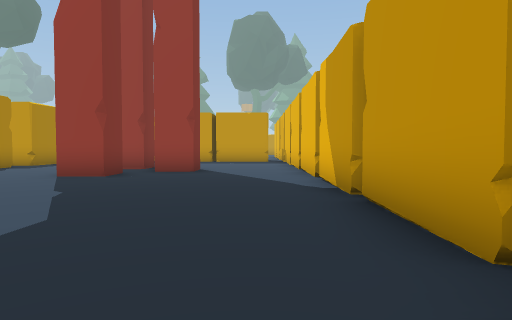
View 1 (above)

24 first-person views from a walk through a scene from a Unity 3-D project. The camera is 1.2 m above the floor, tilts 2° down and sees 75° across. The floor is counted in squares, 2 m on a side. Each view is taken from the middle of a square. On the plan, view 1 faces up. The plan holds only what a view shows up to about 10 squares ahead; the rest is blank. The place goes on beyond the plan.

View 2
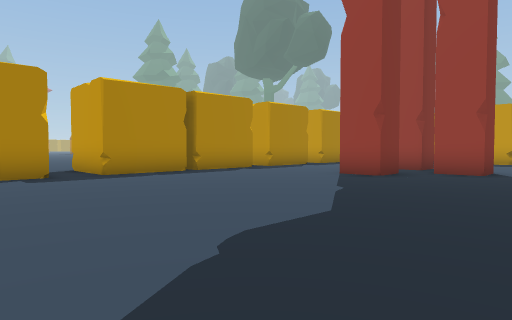

View 3
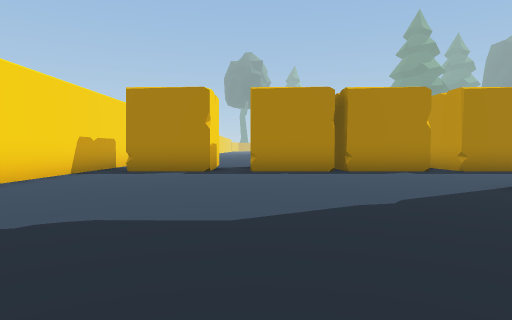

View 4
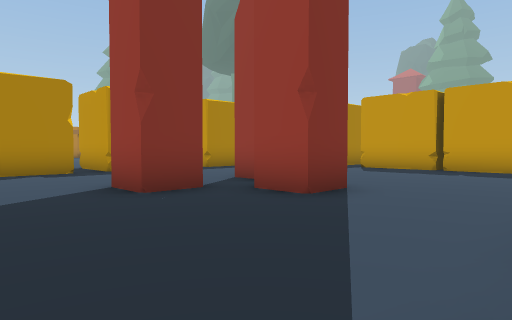

View 5
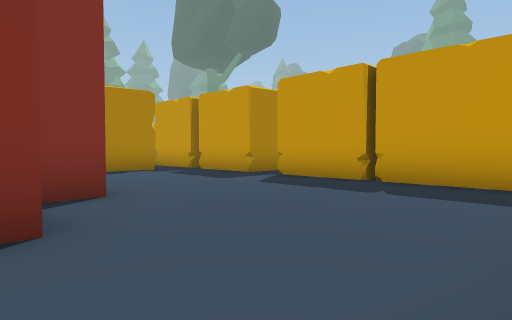

View 6
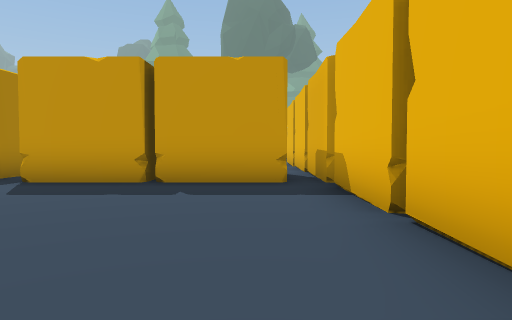

View 7
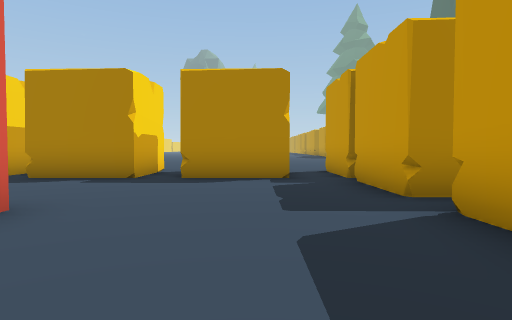

View 8
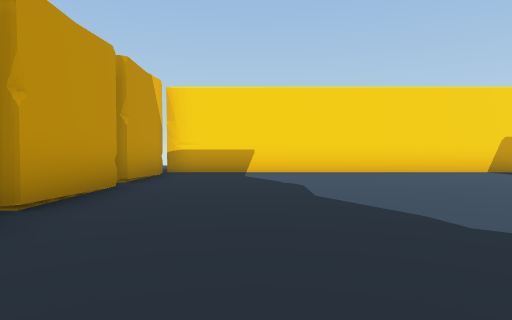

View 9
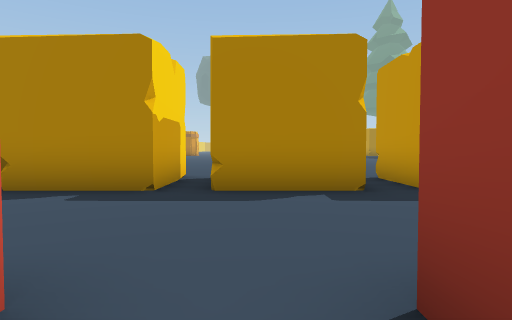

View 10
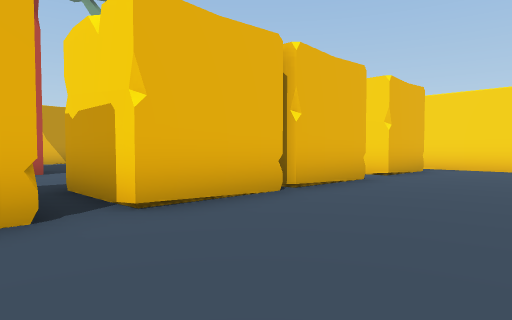

View 11
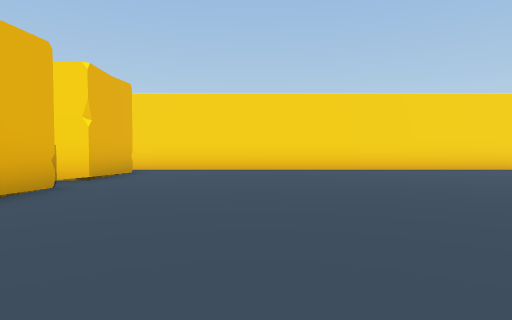

View 12
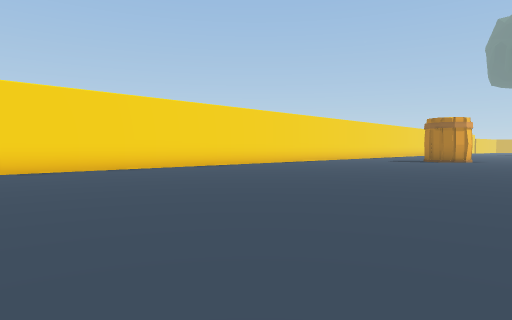

View 13
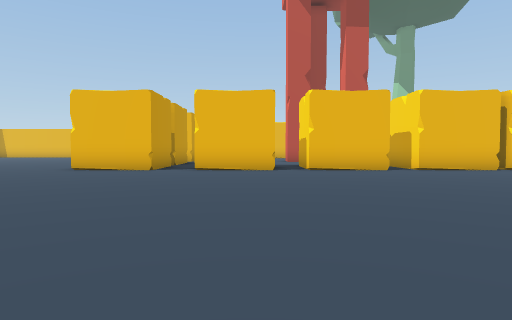

View 14
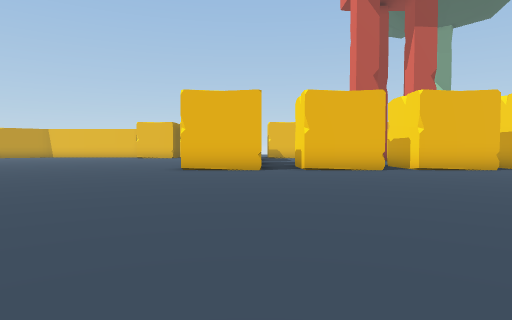

View 15
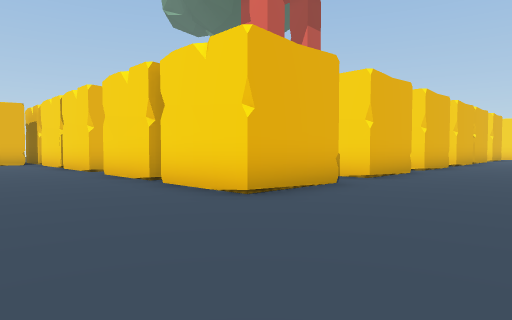

View 16
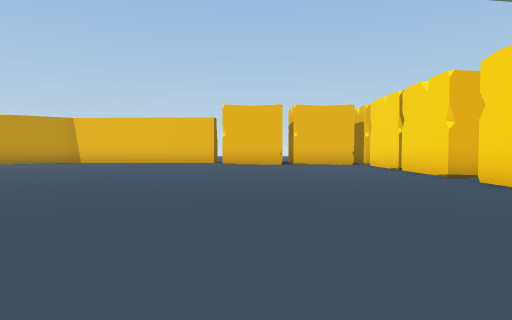

View 17
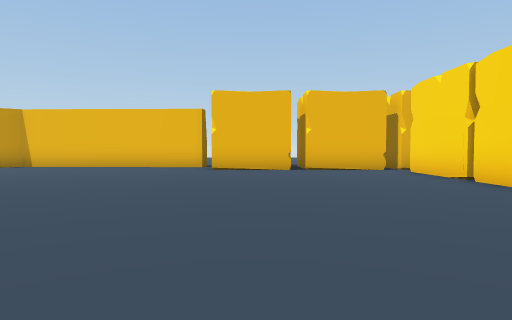

View 18
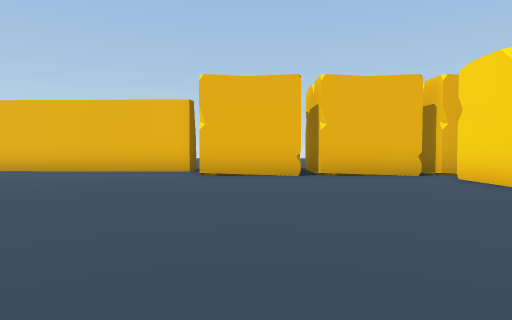

View 19
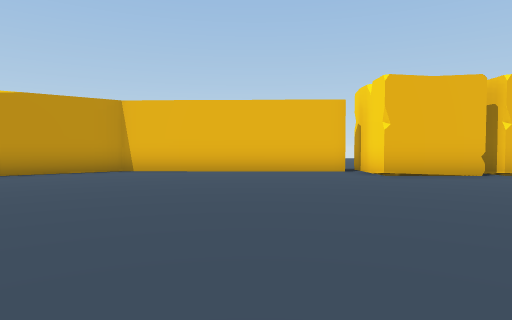

View 20
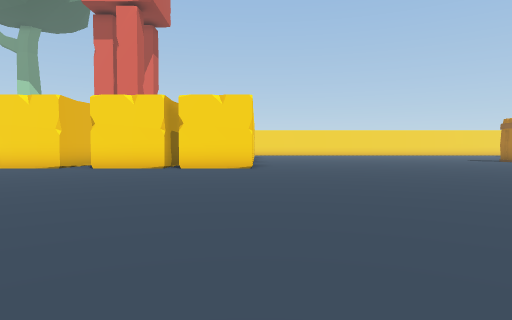

View 21
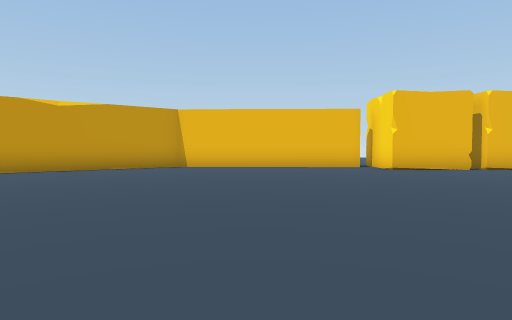

View 22
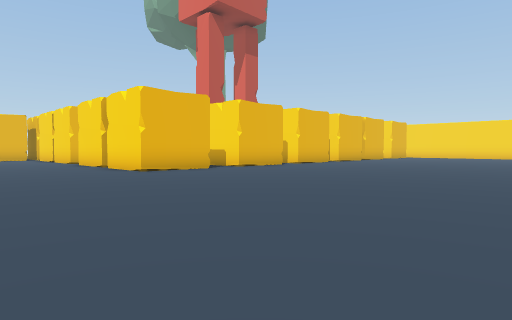

View 23
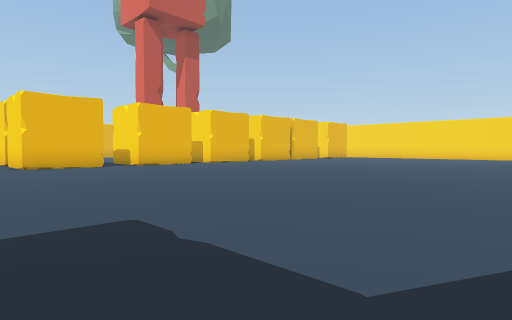

View 24
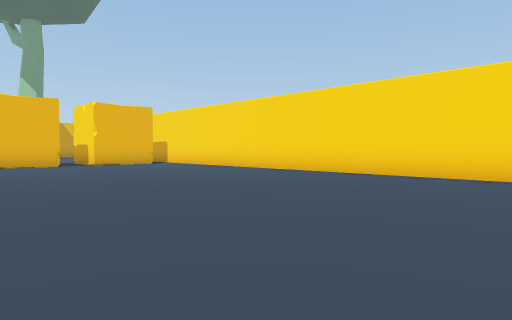

### Floor plan
Points are (right, up) in squares from view 1. A wall is a line through its corners. A room is listed if a view was taken in it or the views show most of it. See-through windows are left out.
Room 1 (views 1, 2, 3, 4, 5, 6, 7, 8, 9)
walls: (-3.2, 8.1) (-3.2, 7.1) (-4.2, 7.1); (-1.6, 9.6) (-1.6, 8.6) (-2.6, 8.6); (-3.2, 10.6) (-3.2, 9.6) (-4.2, 9.6); (1.2, 6.9) (1.2, 9.1); (1.2, 9.6) (1.2, 11.8); (1.2, 4.2) (1.2, 6.5); (-7.7, 5.1) (-7.7, 2.9) (-9.9, 2.9); (1.2, 12) (1.2, 14.2); (-8, 11.5) (-9.9, 11.5); (1.2, 1.6) (1.2, 3.9); (-9.9, 7.5) (-7.7, 7.5) (-7.7, 5.4); (-9.9, 10.6) (-7.7, 10.6) (-7.7, 8.4) (-9.9, 8.4); (-5.1, 14.9) (-7.3, 14.8); (-7.7, 13.8) (-7.7, 11.5); (-9.9, 1.8) (-7.7, 1.8) (-7.7, -0.5); (0.6, 14.9) (-4.2, 14.9); (1.2, 14.8) (1.2, 17) (2.3, 17); (1.2, -1) (1.2, 1.2); (-7.7, 14.8) (-9.9, 14.8); (0.9, -1.3) (1.3, -1.4); (-9.9, 13.7) (-9, 13.7); (-9, -1.3) (1.2, -1.3)
ways out: opening at (-10, 2) to room 2; opening at (-10, 11) to room 2; opening at (1, 17) to room 2
Room 2 (views 10, 11, 12, 13, 14, 15, 16, 17, 18, 19, 20, 21, 22, 23, 24)
walls: (-9.9, 14.8) (-9.9, 17) (-7.6, 17); (-9.9, 11.5) (-9.9, 13.7); (-7.4, 17) (-5, 17); (-9.9, 8.4) (-9.9, 10.6); (-4.1, 17) (0.6, 17); (-9.9, 5.2) (-9.9, 7.5); (-9.9, 2.9) (-9.9, 5); (1.2, 17.4) (1.2, 19.6) (3.4, 19.5); (1.2, 20) (1.2, 22.2) (3.5, 22.2); (-9.9, -0.5) (-9.9, 1.8); (2.6, 22.7) (2.8, 28.5) (1.2, 30.6); (-21.1, -1.3) (-9, -1.3)
ways out: opening at (-10, 2) to room 1; opening at (-10, 11) to room 1; opening at (1, 17) to room 1

Where each view was taken, in squares from view 1:
view 1: 0 up, 0 right, facing up
view 2: 0 up, 0 right, facing up-left
view 3: 3 up, 1 right, facing left
view 4: 5 up, 1 right, facing up-left
view 5: 9 up, 1 right, facing up-left
view 6: 9 up, 0 right, facing up
view 7: 13 up, 1 left, facing left
view 8: 7 up, 1 left, facing down
view 9: 9 up, 3 left, facing left
view 10: 9 up, 13 left, facing down-right
view 11: 8 up, 13 left, facing down
view 12: 8 up, 13 left, facing down-left
view 13: 12 up, 19 left, facing right
view 14: 15 up, 19 left, facing right
view 15: 20 up, 13 left, facing down-right
view 16: 21 up, 11 left, facing right
view 17: 21 up, 8 left, facing right
view 18: 21 up, 6 left, facing right
view 19: 25 up, 6 left, facing right
view 20: 27 up, 10 left, facing down
view 21: 26 up, 8 left, facing right
view 22: 21 up, 18 left, facing down-right
view 23: 19 up, 21 left, facing down-right
view 24: 6 up, 22 left, facing down-right
